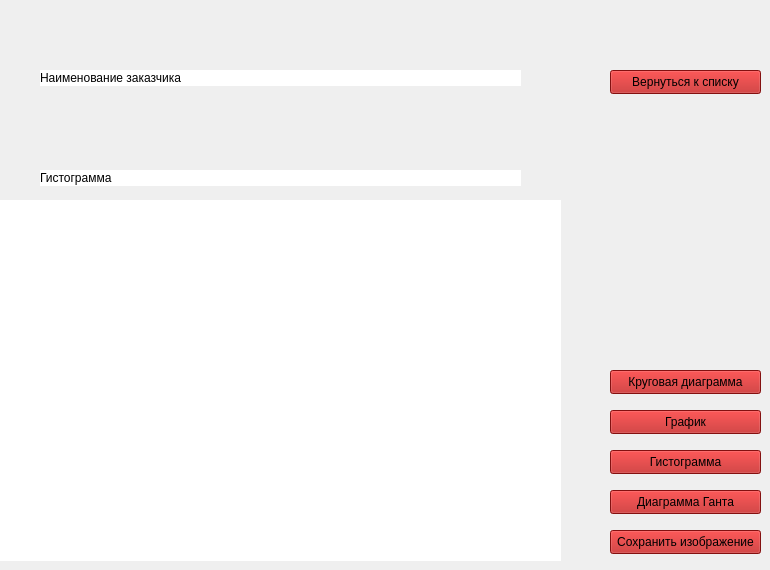
    <widget class="QWidget" name="_4_crossdata">
     <widget class="QLabel" name="label_35">
      <property name="geometry">
       <rect>
        <x>40</x>
        <y>70</y>
        <width>481</width>
        <height>16</height>
       </rect>
      </property>
      <property name="styleSheet">
       <string notr="true">background-color: rgb(255, 255, 255);</string>
      </property>
      <property name="text">
       <string>Наименование заказчика</string>
      </property>
     </widget>
     <widget class="QPushButton" name="pushButton_21">
      <property name="geometry">
       <rect>
        <x>610</x>
        <y>490</y>
        <width>151</width>
        <height>24</height>
       </rect>
      </property>
      <property name="styleSheet">
       <string notr="true">background-color: rgb(184, 23, 23);</string>
      </property>
      <property name="text">
       <string>Диаграмма Ганта</string>
      </property>
     </widget>
     <widget class="QWidget" name="widget_3" native="true">
      <property name="geometry">
       <rect>
        <x>0</x>
        <y>200</y>
        <width>561</width>
        <height>361</height>
       </rect>
      </property>
      <property name="styleSheet">
       <string notr="true">background-color: rgb(255, 255, 255);</string>
      </property>
     </widget>
     <widget class="QPushButton" name="pushButton_22">
      <property name="geometry">
       <rect>
        <x>610</x>
        <y>370</y>
        <width>151</width>
        <height>24</height>
       </rect>
      </property>
      <property name="styleSheet">
       <string notr="true">background-color: rgb(184, 23, 23);</string>
      </property>
      <property name="text">
       <string>Круговая диаграмма</string>
      </property>
     </widget>
     <widget class="QPushButton" name="pushButton_23">
      <property name="geometry">
       <rect>
        <x>610</x>
        <y>410</y>
        <width>151</width>
        <height>24</height>
       </rect>
      </property>
      <property name="styleSheet">
       <string notr="true">background-color: rgb(184, 23, 23);</string>
      </property>
      <property name="text">
       <string>График</string>
      </property>
     </widget>
     <widget class="QPushButton" name="pushButton_24">
      <property name="geometry">
       <rect>
        <x>610</x>
        <y>450</y>
        <width>151</width>
        <height>24</height>
       </rect>
      </property>
      <property name="styleSheet">
       <string notr="true">background-color: rgb(184, 23, 23);</string>
      </property>
      <property name="text">
       <string>Гистограмма</string>
      </property>
     </widget>
     <widget class="QPushButton" name="pushButton_25">
      <property name="geometry">
       <rect>
        <x>610</x>
        <y>70</y>
        <width>151</width>
        <height>24</height>
       </rect>
      </property>
      <property name="styleSheet">
       <string notr="true">background-color: rgb(184, 23, 23);</string>
      </property>
      <property name="text">
       <string>Вернуться к списку</string>
      </property>
     </widget>
     <widget class="QPushButton" name="pushButton_26">
      <property name="geometry">
       <rect>
        <x>610</x>
        <y>530</y>
        <width>151</width>
        <height>24</height>
       </rect>
      </property>
      <property name="styleSheet">
       <string notr="true">background-color: rgb(184, 23, 23);</string>
      </property>
      <property name="text">
       <string>Сохранить изображение</string>
      </property>
     </widget>
     <widget class="QLabel" name="label_36">
      <property name="geometry">
       <rect>
        <x>40</x>
        <y>170</y>
        <width>481</width>
        <height>16</height>
       </rect>
      </property>
      <property name="styleSheet">
       <string notr="true">background-color: rgb(255, 255, 255);</string>
      </property>
      <property name="text">
       <string>Гистограмма</string>
      </property>
     </widget>
    </widget>
